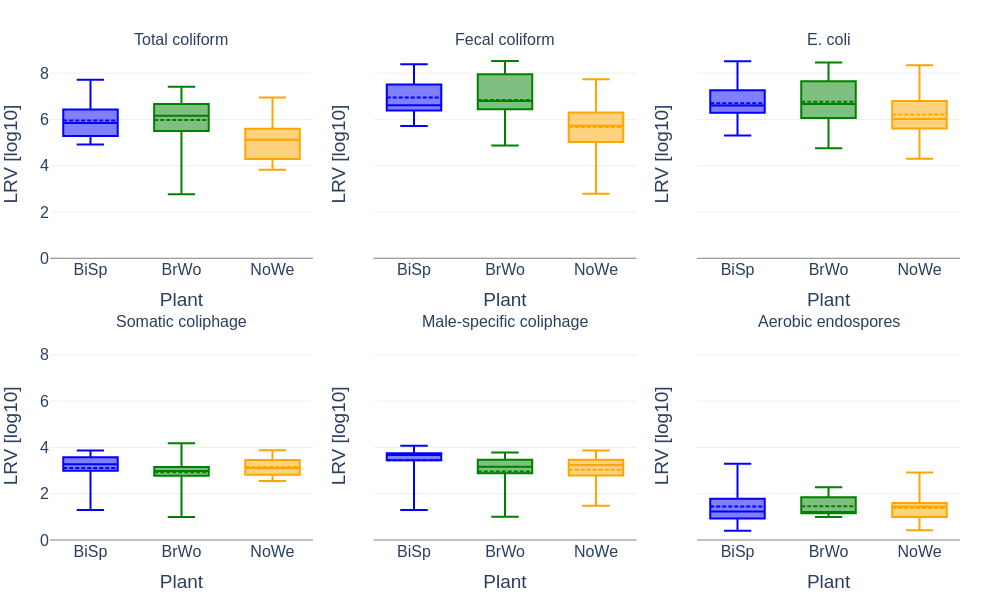

Source code (Python):
# filename: lrv_boxplots_by_plant_revision_v2.py
import pandas as pd
import numpy as np
import plotly.graph_objs as go
from plotly.subplots import make_subplots
import math

# Load data
file_name = "WWTP_microbial_loads_and_removal.xlsx"
xls = pd.ExcelFile(file_name)
df_data = pd.read_excel(xls, sheet_name="Data")
df_mdl = pd.read_excel(xls, sheet_name="Method detection limits")

# Normalize Plant codes: unify 'BiSP' -> 'BiSp'
df_data['Plant'] = df_data['Plant'].replace({'BiSP': 'BiSp'})

# Define indicator microorganisms to include
indicators = [
    'Total coliform', 'Fecal coliform', 'E. coli',
    'Somatic coliphage', 'Male-specific coliphage',
    'Aerobic endospores'
]

# Map microorganism raw strings to output names consistent with above
indicator_to_microorganism = {
    'somacoliphage': 'Somatic coliphage',
    'malespeccoliphage': 'Male-specific coliphage',
    'aerobicendospore': 'Aerobic endospores',
    'totalcoliform': 'Total coliform',
    'fecalcoliform': 'Fecal coliform',
    'e.coli': 'E. coli',
}

def map_indicator_to_microorganism(ind_name):
    ind_name_lower = ind_name.lower()
    for key, val in indicator_to_microorganism.items():
        if key in ind_name_lower:
            return val
    # If no match, return None
    return None

# Apply mapping
df_data['Microorganism'] = df_data['IndicatorName'].apply(map_indicator_to_microorganism)

# Remove rows where microorganism not in indicators (also excludes others)
df_data = df_data[df_data['Microorganism'].isin(indicators)].copy()

# Create a reverse dict from mdl data for MDL indexed by lower-case organism name
mdl_dict = {}
units_dict = {}
for _, row in df_mdl.iterrows():
    mdl_dict[row['Organism'].lower()] = row['MDL']
    units_dict[row['Organism'].lower()] = row['Units']

# Mapping Microorganism to MDL Organism names (for MDL and Units lookup)
microorganism_to_mdl_organism = {
    'Somatic coliphage': 'Soma Coliphage',
    'Male-specific coliphage': 'Male Specific Coliphage',
    'Aerobic endospores': 'Aerobic endospores',
    'Total coliform': 'Total coliform',
    'Fecal coliform': 'Fecal coliform',
    'E. coli': 'E. coli',
}

# Add MDL and Units columns
def get_mdl_and_units(microorganism):
    mdl_org = microorganism_to_mdl_organism.get(microorganism)
    if mdl_org:
        mdl_val = mdl_dict.get(mdl_org.lower(), np.nan)
        unit_val = units_dict.get(mdl_org.lower(), '')
        return pd.Series([mdl_val, unit_val])
    return pd.Series([np.nan, ''])

df_data[['MDL', 'Units']] = df_data['Microorganism'].apply(get_mdl_and_units)

# Define effluent sample type rules: coliphages use UF Effluent, others use Effluent grab
uf_effluent_organisms = {'Somatic coliphage', 'Male-specific coliphage'}

# Create Count_num column for all data for use in both influent and effluent filtering
def replace_bdl_zero_with_mdl(row):
    val = row['Count']
    if pd.isna(val):
        return np.nan
    val_str = str(val).strip().upper()
    if val_str == 'BDL':
        return row['MDL']
    try:
        fval = float(val)
        if fval == 0:
            return row['MDL']
        else:
            return fval
    except:
        return np.nan

df_data['Count_num'] = df_data.apply(replace_bdl_zero_with_mdl, axis=1)

# Separate influent and effluent dataframes (with Count_num included)
df_influent = df_data[df_data['SampleType'] == 'Influent grab'].copy()
df_uf_effluent = df_data[df_data['SampleType'] == 'UF Effluent'].copy()
df_grab_effluent = df_data[df_data['SampleType'] == 'Effluent grab'].copy()

# Prepare dataframe of paired samples, raw counts, detection flag, and LRV calculation
rows = []

plants = sorted(df_data['Plant'].dropna().unique())

for plant in plants:
    for microorganism in indicators:
        mdl_value = df_data.loc[df_data['Microorganism'] == microorganism, 'MDL'].dropna().unique()
        if len(mdl_value) == 0:
            continue
        mdl_value = mdl_value[0]

        # Influent samples for this plant and microorganism
        df_inf = df_influent[(df_influent['Plant'] == plant) & (df_influent['Microorganism'] == microorganism)][['Event', 'Count', 'Count_num']]
        df_inf = df_inf.rename(columns={'Count': 'Influent_raw', 'Count_num': 'Influent_used'})

        # Effluent samples
        if microorganism in uf_effluent_organisms:
            df_eff = df_uf_effluent[(df_uf_effluent['Plant'] == plant) & (df_uf_effluent['Microorganism'] == microorganism)][['Event', 'Count', 'Count_num']]
        else:
            df_eff = df_grab_effluent[(df_grab_effluent['Plant'] == plant) & (df_grab_effluent['Microorganism'] == microorganism)][['Event', 'Count', 'Count_num']]

        df_eff = df_eff.rename(columns={'Count': 'Effluent_raw', 'Count_num': 'Effluent_used'})

        # Merge on Event
        paired = pd.merge(df_inf, df_eff, on='Event', how='inner')

        # Add Plant and Microorganism columns
        paired['Plant'] = plant
        paired['Microorganism'] = microorganism

        # Exclude rows where Influent_used <= MDL (skip zero or MDL influent values)
        paired = paired[paired['Influent_used'] > mdl_value]

        # Drop rows with NaN in influent or effluent used count
        paired = paired.dropna(subset=['Influent_used', 'Effluent_used'])

        # Calculate LRV = log10(influent/effluent)
        paired['LRV [log10]'] = np.log10(paired['Influent_used'] / paired['Effluent_used'])

        # Determine Effluent detection flag based on raw effluent value: non-detect if BDL or 0, detected otherwise
        def effluent_detect_flag(val):
            if pd.isna(val):
                return 'Unknown'
            val_str = str(val).strip().upper()
            if val_str == 'BDL':
                return 'Non-detect'
            try:
                fval = float(val)
                if fval == 0:
                    return 'Non-detect'
                else:
                    return 'Detected'
            except:
                return 'Unknown'

        paired['Effluent_detected_flag'] = paired['Effluent_raw'].apply(effluent_detect_flag)

        rows.append(paired[['Event', 'Plant', 'Microorganism', 'Influent_raw', 'Effluent_raw',
                            'Influent_used', 'Effluent_used', 'Effluent_detected_flag', 'LRV [log10]']])

# Concatenate all pairs
df_pairs = pd.concat(rows, ignore_index=True)
df_pairs = df_pairs.sort_values(['Microorganism', 'Plant', 'Event']).reset_index(drop=True)

# Plot multi-panel box plot
plants_order = ['BiSp', 'BrWo', 'NoWe']
panel_rows = 2
panel_cols = 3
fig = make_subplots(rows=panel_rows, cols=panel_cols, subplot_titles=indicators,
                    shared_yaxes=True, vertical_spacing=0.15)

# Determine y-axis range (omit outliers)
percentiles = df_pairs['LRV [log10]'].quantile([0.02, 0.98]).values
y_min = math.floor(percentiles[0])
y_max = math.ceil(percentiles[1])

plant_colors = {'BiSp': 'blue', 'BrWo': 'green', 'NoWe': 'orange'}

# Increase box width for visibility
box_width = 0.6

for idx, microorganism in enumerate(indicators):
    row = idx // panel_cols + 1
    col = idx % panel_cols + 1

    df_sub = df_pairs[df_pairs['Microorganism'] == microorganism]

    for plant in plants_order:
        df_plant = df_sub[df_sub['Plant'] == plant]

        if df_plant.empty:
            continue

        # Box plot without points and no legend entry (no markers plotted)
        fig.add_trace(go.Box(
            y=df_plant['LRV [log10]'],
            x=[plant]*len(df_plant),
            name=plant,
            marker_color=plant_colors.get(plant, 'black'),
            boxmean=True,
            boxpoints=False,
            showlegend=False,  # Hide legend
            legendgroup=plant,
            line=dict(width=2),
            width=box_width
        ), row=row, col=col)

    # Update axes
    fig.update_yaxes(title_text='LRV [log10]', range=[y_min, y_max], row=row, col=col,
                     zeroline=True, zerolinewidth=1, zerolinecolor='gray')
    fig.update_xaxes(title_text='Plant', row=row, col=col)

fig.update_layout(
    font=dict(size=16),
    boxmode='group',
    showlegend=False,  # Remove legend completely
    margin=dict(t=50, b=30, l=50, r=40),
    height=800,
    width=1200,
    template='plotly_white'
)

# Save outputs
base_filename = "lrv_boxplots_by_plant_revision_v2"
html_file = base_filename + ".html"
png_file = base_filename + ".png"
csv_file = base_filename + ".csv"

fig.write_html(html_file, include_plotlyjs='cdn')
fig.write_image(png_file, width=1000, height=600)
df_pairs.to_csv(csv_file, index=False)

print(csv_file)
print(html_file)
print(png_file)
print("lrv_boxplots_by_plant_revision_v2.py")
